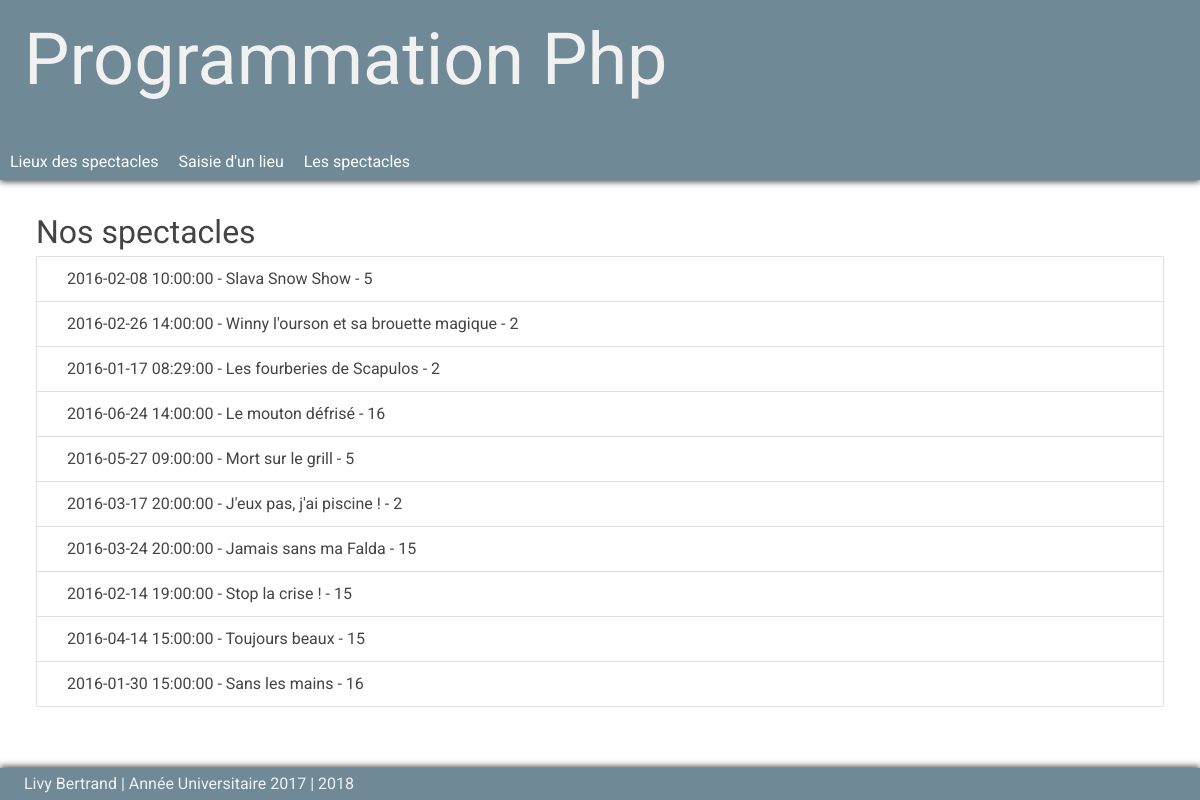
The app's page /spectacles.php with its own data.
### tables this page shows
CREATE TABLE IF NOT EXISTS `php_spectacles` (
  `id` int(11) NOT NULL AUTO_INCREMENT,
  `titre` varchar(50) NOT NULL,
  `lieu` int(11) NOT NULL,
  `jour_heure` datetime NOT NULL,
  PRIMARY KEY (`id`),
  KEY `lieu` (`lieu`)
);

### spectacles.php (the view, shortened to what this page needs)
<?php
    $maBD = connexionBd();
    $texteRequete = 'SELECT * FROM php_spectacles' ;
    $requete_spectacles = $maBD->prepare($texteRequete) ;
    $ok = $requete_spectacles->execute() ;
    $spectacles = $requete_spectacles->fetchAll(PDO::FETCH_ASSOC)  ;
?>
<!DOCTYPE html>
<html>
<?php
    include('elements/head.inc.php');
?>
   <body>
    <header>
        <h1>Programmation Php</h1>
      <?php include('elements/menu.inc.php') ; ?>
    </header>
    <section id="corps">
        <header><h2>Nos spectacles</h2></header>
        <main>
            <article>
            <?php if($ok) :?>
                <ul class="collection with-header">
                <?php foreach($spectacles as $unSpectacle): ?>
                    <li class="collection-item">
                        <?=$unSpectacle['jour_heure'];?> - <?=$unSpectacle['titre'];?> - <?=$unSpectacle['lieu'];?>
                    </li>
                <?php endforeach ?>
                </ul>
            <?php else: ?>
                <p class="alert alert-warning">Problème d'accès à la base de données</p>
            <?php endif ; ?>
            </article>
        </main>
    </section>
     <?php include('elements/footer.inc.php') ; ?>
</body>
</html>

### css/styles.css (style rules this page uses)
#corps { display: flex ; flex-direction: row ; flex-wrap: wrap ; margin-top: 15vw; margin-bottom: 2em; }
#corps > header { flex: 100% ; }
#corps > main { flex: 2 ; min-width: 300px ; }
body > header { position: fixed ; top: 0 ; left: 0 ; width: 100% ; height: 15vw; font-size: 3vw ; opacity: 0.9 ; }
body > header h1 { font-size: 2em ; margin-bottom: 0.5em ; }
body { font-family: roboto, 'Open Sans', sans-serif; color: #444444; }
body > header { background-color: #607d8b; color: #f0f0f0; padding: 2vw 2vw 0 2vw; box-shadow: 0 2px 6px #444444; }
#corps { padding: 3vw ; }
#corps header h2 { font-size: 2em ; }
article { line-height: 1.3; text-align: justify ; }
article ul { list-style-position: outside; padding: 5px 0 5px 30px ; }
article ul.collection { padding: 0 ; }
article li { padding-bottom: 5px ; list-style-type: circle; }
article li.collection-item { list-style-type: none; transition: all ease 0.5s ; }

### records on screen
php_spectacles: jour_heure "2016-02-08 10:00:00", titre "Slava Snow Show", lieu "5"
php_spectacles: jour_heure "2016-02-26 14:00:00", titre "Winny l'ourson et sa brouette magique", lieu "2"
php_spectacles: jour_heure "2016-01-17 08:29:00", titre "Les fourberies de Scapulos", lieu "2"
php_spectacles: jour_heure "2016-06-24 14:00:00", titre "Le mouton défrisé", lieu "16"
php_spectacles: jour_heure "2016-05-27 09:00:00", titre "Mort sur le grill", lieu "5"
php_spectacles: jour_heure "2016-03-17 20:00:00", titre "J'eux pas, j'ai piscine !", lieu "2"
php_spectacles: jour_heure "2016-03-24 20:00:00", titre "Jamais sans ma Falda", lieu "15"
php_spectacles: jour_heure "2016-02-14 19:00:00", titre "Stop la crise !", lieu "15"
php_spectacles: jour_heure "2016-04-14 15:00:00", titre "Toujours beaux", lieu "15"
php_spectacles: jour_heure "2016-01-30 15:00:00", titre "Sans les mains", lieu "16"
